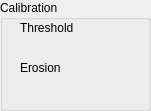
              <widget class="QGroupBox" name="groupBox">
               <property name="geometry">
                <rect>
                 <x>190</x>
                 <y>30</y>
                 <width>151</width>
                 <height>111</height>
                </rect>
               </property>
               <property name="title">
                <string>Calibration</string>
               </property>
               <widget class="QLabel" name="label_14">
                <property name="geometry">
                 <rect>
                  <x>20</x>
                  <y>20</y>
                  <width>71</width>
                  <height>16</height>
                 </rect>
                </property>
                <property name="text">
                 <string>Threshold</string>
                </property>
               </widget>
               <widget class="QLabel" name="lblThre">
                <property name="geometry">
                 <rect>
                  <x>20</x>
                  <y>40</y>
                  <width>71</width>
                  <height>16</height>
                 </rect>
                </property>
                <property name="text">
                 <string/>
                </property>
               </widget>
               <widget class="QLabel" name="label_15">
                <property name="geometry">
                 <rect>
                  <x>20</x>
                  <y>60</y>
                  <width>71</width>
                  <height>16</height>
                 </rect>
                </property>
                <property name="text">
                 <string>Erosion</string>
                </property>
               </widget>
               <widget class="QLabel" name="lblErode">
                <property name="geometry">
                 <rect>
                  <x>20</x>
                  <y>80</y>
                  <width>71</width>
                  <height>16</height>
                 </rect>
                </property>
                <property name="text">
                 <string/>
                </property>
               </widget>
              </widget>
